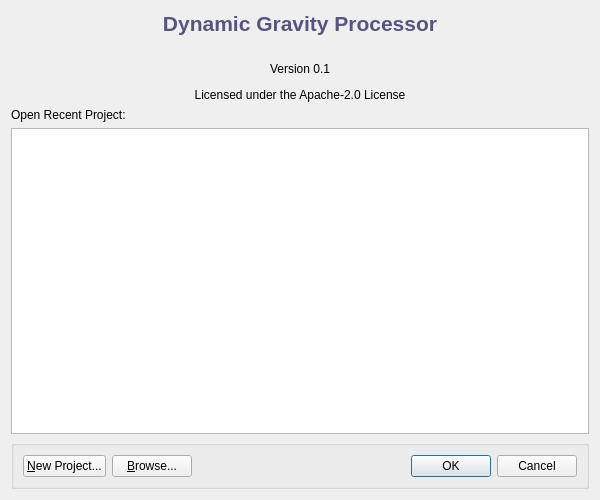
<?xml version="1.0" encoding="UTF-8"?>
<ui version="4.0">
 <class>Launcher</class>
 <widget class="QDialog" name="Launcher">
  <property name="geometry">
   <rect>
    <x>0</x>
    <y>0</y>
    <width>600</width>
    <height>500</height>
   </rect>
  </property>
  <property name="windowTitle">
   <string>Dynamic Gravity Processor</string>
  </property>
  <property name="windowIcon">
   <iconset resource="resources.qrc">
    <normaloff>:/images/assets/geoid_icon.png</normaloff>:/images/assets/geoid_icon.png</iconset>
  </property>
  <layout class="QVBoxLayout" name="verticalLayout">
   <item>
    <widget class="QLabel" name="label_title">
     <property name="text">
      <string>&lt;html&gt;&lt;head/&gt;&lt;body&gt;&lt;p align=&quot;center&quot;&gt;&lt;span style=&quot; font-size:16pt; font-weight:600; color:#55557f;&quot;&gt;Dynamic Gravity Processor&lt;/span&gt;&lt;/p&gt;&lt;/body&gt;&lt;/html&gt;</string>
     </property>
    </widget>
   </item>
   <item alignment="Qt::AlignHCenter|Qt::AlignVCenter">
    <widget class="QLabel" name="label_globeico">
     <property name="frameShape">
      <enum>QFrame::NoFrame</enum>
     </property>
     <property name="text">
      <string/>
     </property>
     <property name="pixmap">
      <pixmap resource="resources.qrc">:/images/assets/geoid_icon.png</pixmap>
     </property>
     <property name="scaledContents">
      <bool>true</bool>
     </property>
     <property name="alignment">
      <set>Qt::AlignCenter</set>
     </property>
    </widget>
   </item>
   <item>
    <widget class="QLabel" name="label_license">
     <property name="text">
      <string>&lt;html&gt;&lt;head/&gt;&lt;body&gt;&lt;p align=&quot;center&quot;&gt;Version 0.1&lt;/p&gt;&lt;p align=&quot;center&quot;&gt;Licensed under the Apache-2.0 License&lt;/p&gt;&lt;/body&gt;&lt;/html&gt;</string>
     </property>
    </widget>
   </item>
   <item>
    <widget class="QLabel" name="label_recent">
     <property name="text">
      <string>Open Recent Project:</string>
     </property>
    </widget>
   </item>
   <item>
    <widget class="QListWidget" name="list_projects"/>
   </item>
   <item>
    <widget class="QGroupBox" name="group_btns">
     <property name="title">
      <string/>
     </property>
     <layout class="QHBoxLayout" name="horizontalLayout">
      <item>
       <widget class="QPushButton" name="btn_newproject">
        <property name="text">
         <string>&amp;New Project...</string>
        </property>
       </widget>
      </item>
      <item>
       <widget class="QPushButton" name="btn_browse">
        <property name="inputMethodHints">
         <set>Qt::ImhNone</set>
        </property>
        <property name="text">
         <string>&amp;Browse...</string>
        </property>
       </widget>
      </item>
      <item>
       <widget class="QLabel" name="label_error">
        <property name="styleSheet">
         <string notr="true">color: rgb(255, 0, 0)</string>
        </property>
        <property name="text">
         <string/>
        </property>
       </widget>
      </item>
      <item>
       <widget class="QDialogButtonBox" name="dialog_buttons">
        <property name="inputMethodHints">
         <set>Qt::ImhPreferUppercase</set>
        </property>
        <property name="standardButtons">
         <set>QDialogButtonBox::Cancel|QDialogButtonBox::Ok</set>
        </property>
       </widget>
      </item>
     </layout>
    </widget>
   </item>
  </layout>
  <action name="actionbrowse">
   <property name="text">
    <string>browse</string>
   </property>
   <property name="shortcut">
    <string>Ctrl+O</string>
   </property>
  </action>
 </widget>
 <resources>
  <include location="resources.qrc"/>
 </resources>
 <connections>
  <connection>
   <sender>dialog_buttons</sender>
   <signal>rejected()</signal>
   <receiver>Launcher</receiver>
   <slot>reject()</slot>
   <hints>
    <hint type="sourcelabel">
     <x>340</x>
     <y>469</y>
    </hint>
    <hint type="destinationlabel">
     <x>299</x>
     <y>249</y>
    </hint>
   </hints>
  </connection>
  <connection>
   <sender>dialog_buttons</sender>
   <signal>accepted()</signal>
   <receiver>Launcher</receiver>
   <slot>accept()</slot>
   <hints>
    <hint type="sourcelabel">
     <x>387</x>
     <y>469</y>
    </hint>
    <hint type="destinationlabel">
     <x>299</x>
     <y>249</y>
    </hint>
   </hints>
  </connection>
 </connections>
</ui>
